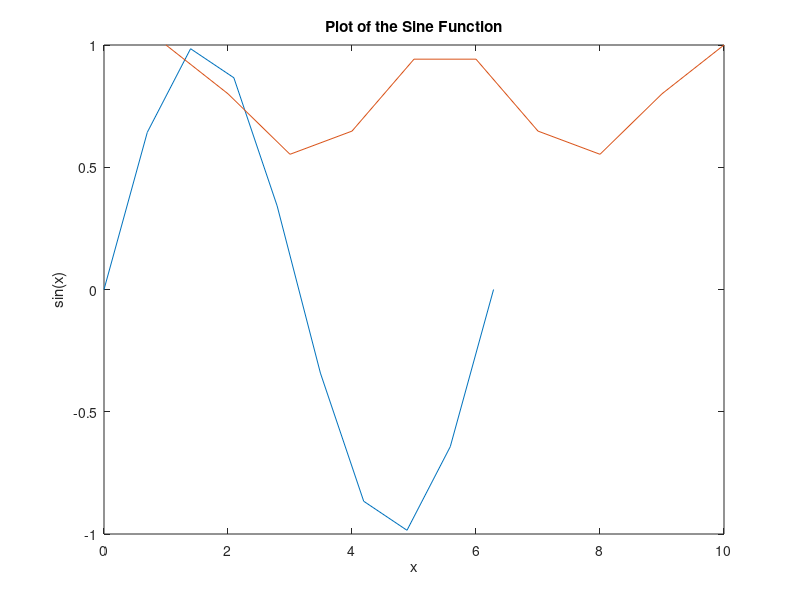

MATLAB code to generate this figure:
clear all
close all

L = 9;
L1 = 3;
L2 = 6;
L3 = 27;

x = linspace(0,2*pi,10);
y = sin(x);
z = cos(y);
plot(x,y,z)

xlabel('x')
ylabel('sin(x)')
title('Plot of the Sine Function')